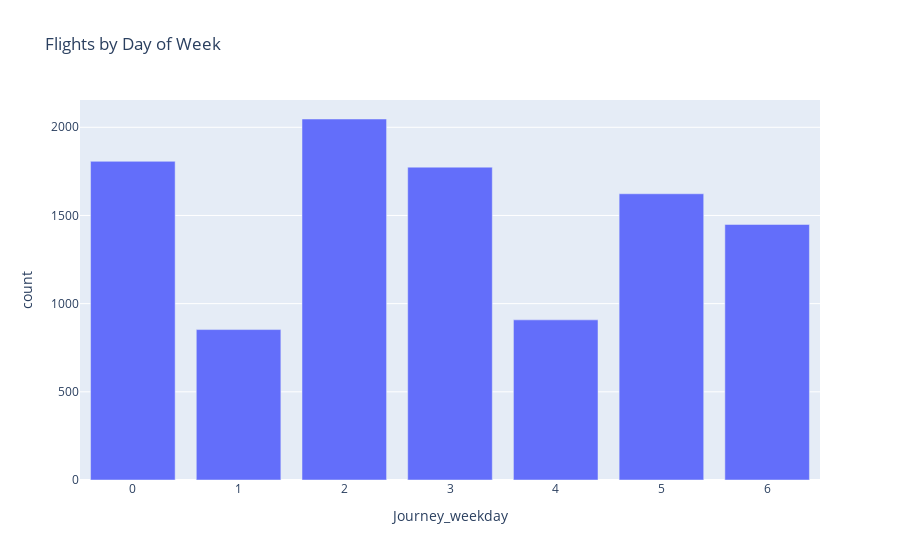

Write notebook code for a chart like this one.
### Code cell
px.bar(
    df["Journey_weekday"].value_counts().sort_index().reset_index(),
    x="Journey_weekday",
    y="count",
    title="Flights by Day of Week"
)

### Figure 1 — Plotly figure (JSON) as saved in the notebook; plotly's stock layout.template omitted (floating-point values rounded to 4 significant figures)
{"data": [{"hovertemplate": "Journey_weekday=%{x}<br>count=%{y}<extra></extra>", "legendgroup": "", "marker": {"color": "#636efa", "pattern": {"shape": ""}}, "name": "", "orientation": "v", "showlegend": false, "textposition": "auto", "type": "bar", "x": [0, 1, 2, 3, 4, 5, 6], "xaxis": "x", "y": [1807, 853, 2047, 1774, 908, 1623, 1449], "yaxis": "y"}], "layout": {"barmode": "relative", "legend": {"tracegroupgap": 0}, "title": {"text": "Flights by Day of Week"}, "xaxis": {"anchor": "y", "domain": [0, 1], "title": {"text": "Journey_weekday"}}, "yaxis": {"anchor": "x", "domain": [0, 1], "title": {"text": "count"}}}}
